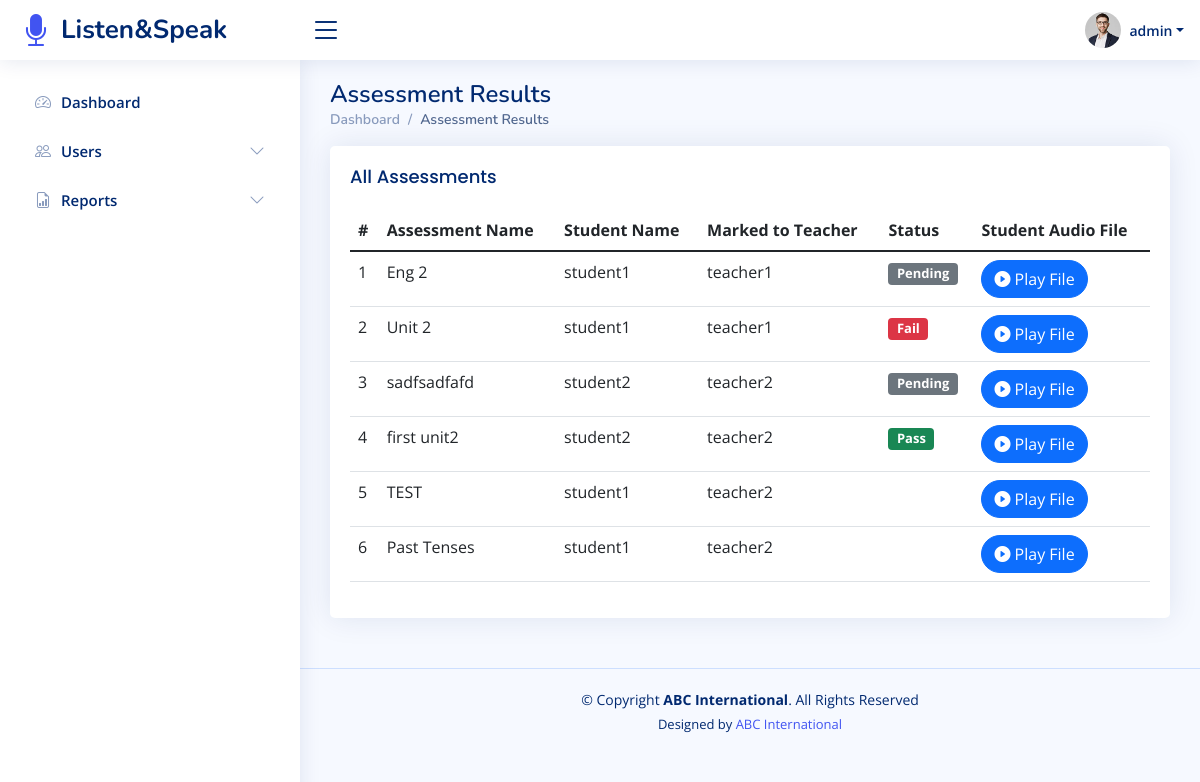
The page /admin/reports/assessment_results.php (signed in) on the database as committed earlier.
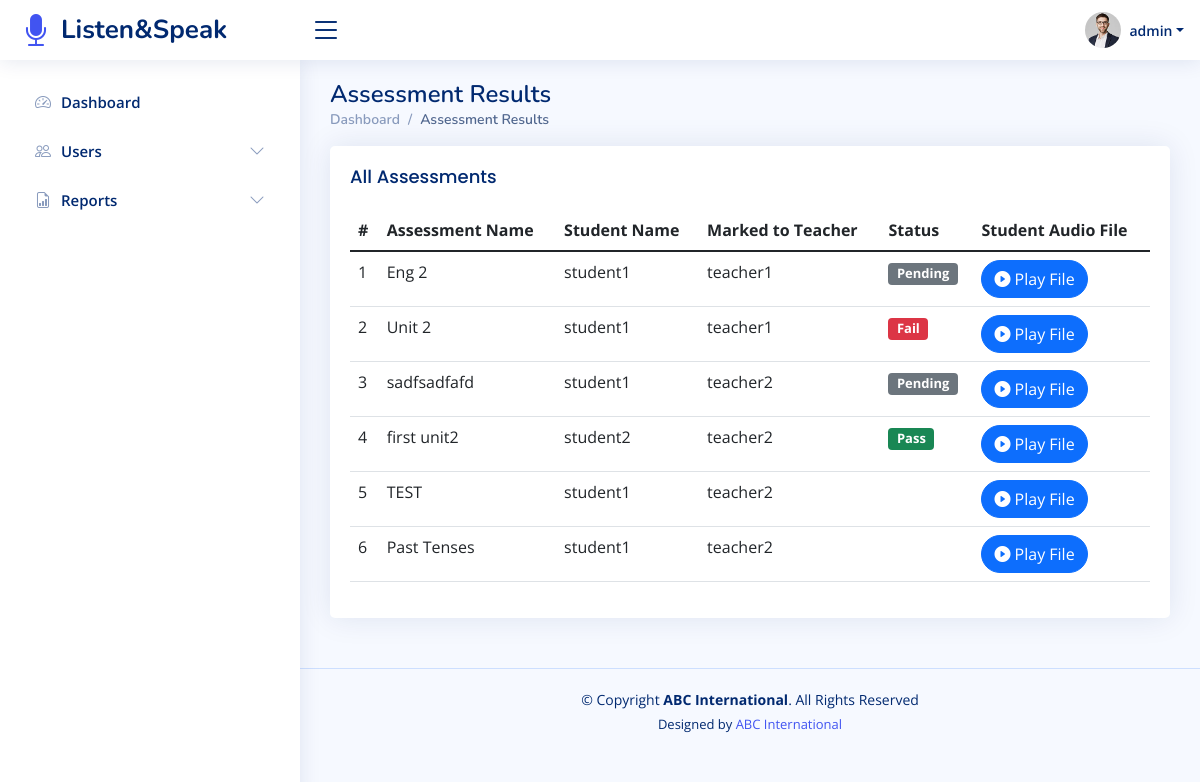
The same page on the database as committed later.
### tables this page shows
CREATE TABLE `audio_responses` (
  `response_id` int(11) NOT NULL,
  `unit_id` int(11) DEFAULT NULL,
  `student_id` int(11) DEFAULT NULL,
  `teacher_id` int(11) DEFAULT NULL,
  `audio_url` varchar(255) DEFAULT NULL,
  `status` enum('Pending','Approved','Rejected') DEFAULT 'Pending',
  `percentage` int(100) DEFAULT NULL,
  `teacher_audio` varchar(1000) DEFAULT NULL,
  `date_time` timestamp NULL DEFAULT current_timestamp()
);

CREATE TABLE `users` (
  `user_id` int(11) NOT NULL,
  `pic` varchar(100) NOT NULL DEFAULT 'default.jpg',
  `email` varchar(100) NOT NULL,
  `user_type` enum('Admin','Student','Teacher') NOT NULL,
  `fullName` varchar(255) NOT NULL,
  `pass` varchar(255) NOT NULL,
  `address` text DEFAULT NULL,
  `phone` varchar(100) DEFAULT NULL,
  `country` varchar(100) DEFAULT NULL
);

CREATE TABLE `units` (
  `unit_id` int(11) NOT NULL,
  `unit_name` varchar(255) NOT NULL,
  `subject_id` int(11) DEFAULT NULL,
  `content` text DEFAULT NULL,
  `file` varchar(100) DEFAULT NULL,
  `type` varchar(100) NOT NULL DEFAULT 'Lesson',
  `link` varchar(100) DEFAULT NULL,
  `status` enum('Pass','Fail','Pending') DEFAULT NULL
);

### app/__adminListAssessmentsReport.php (the view, shortened to what this page needs)
<div class="row">
    <div class="col-lg-12">
        <div class="card">
            <div class="card-body">
                <h5 class="card-title">All Assessments</h5>
                <table class="table datatable">
                    <thead>
                    <tr>
                        <th scope="col">#</th>
                        <th scope="col">Assessment Name</th>
                        <th scope="col">Student Name</th>
                        <th scope="col">Marked to Teacher</th>
                        <th scope="col">Status</th>
                        <th scope="col">Student Audio File</th>
                    </tr>
                    </thead>
                    <tbody>
                    <?php
                    $query = "SELECT users.fullName AS student_name,
                             u.fullName AS teacher_name,
                             audio_responses.audio_url,
                             units.unit_name,
                             units.status
                      FROM audio_responses
                      INNER JOIN users ON audio_responses.student_id = users.user_id AND users.user_type = 'Student'
                      INNER JOIN users AS u ON audio_responses.teacher_id = u.user_id AND u.user_type = 'Teacher'
                      INNER JOIN units ON audio_responses.unit_id = units.unit_id";
                    $result = mysqli_query($GLOBALS["con"], $query);
                    if (mysqli_num_rows($result) > 0) {
                        $count = 1;
                            while ($row = mysqli_fetch_assoc($result)) {
                                echo "<tr>
                                    <td scope='row'>".$count++."</td>
                                    <td>".$row['unit_name']."</td>
                                    <td>".$row['student_name']."</td>
                                    <td>".$row['teacher_name']."</td>
                                    <td>
                                        ".getStatusRow($row['status'])."
                                    </td>
                                    <td>
                                        <a href='#".$row['audio_url']."' class='btn btn-primary rounded-pill'>
                                            <i class='bi bi-play-circle-fill'></i>
                                            Play File
                                        </a>
                                    </td>
                                </tr>";
                        }
                    } else {
                        echo "No data available";
                    }
                    ?>
                    </tbody>
                </table>
            </div>
        </div>
    </div>
</div>
<?php
function getStatusRow($status){
    $class = '';
    if($status == 'Pass') $class = 'success';
    if($status == 'Fail') $class = 'danger';
    if($status == 'Pending') $class = 'secondary';
    return "<span class='badge bg-".$class."' style='font-size: small'>".$status."</span>";
}
?>

Rows that differ between the two databases and show on the page:
changed audio_responses "sadfsadfafd": users.fullName "student2" → "student1"
